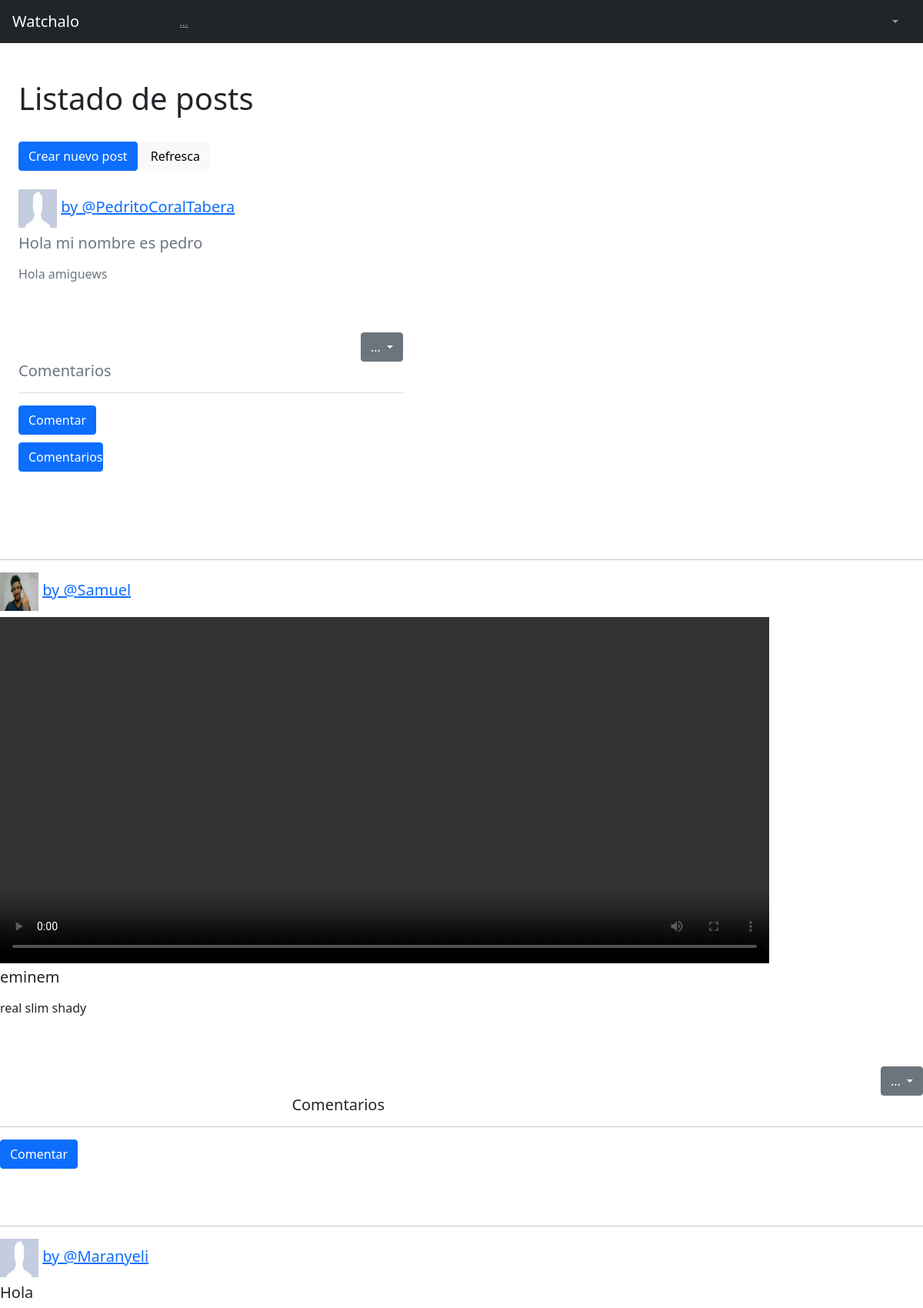
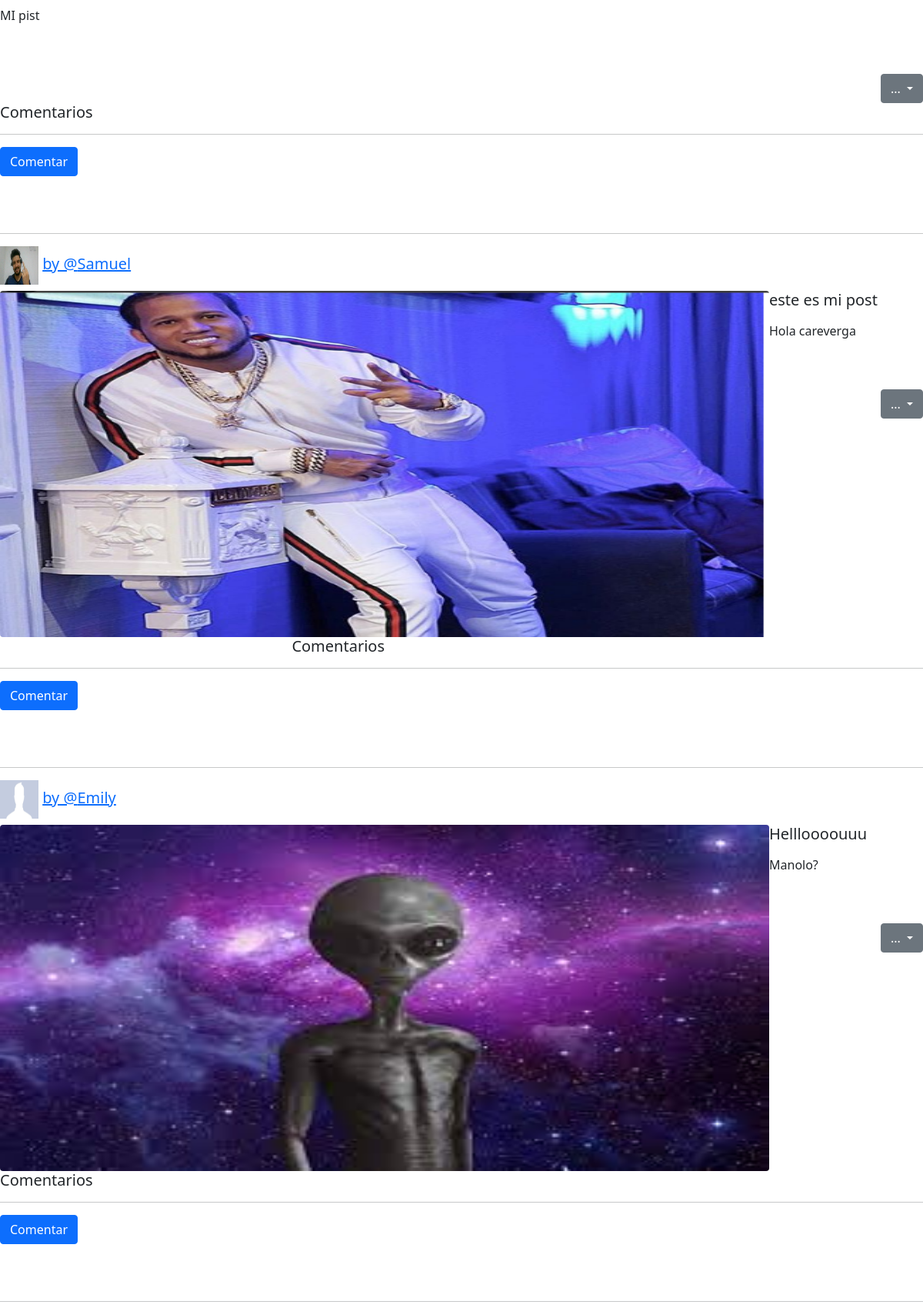
Page /Aplicacion1/Inicio/ (signed in, upper part) on the committed database (2 pictures, top to bottom).
### Aplicacion1/models.py (models this page shows, shortened)
class Post(models.Model):
    nombrePost = models.CharField(max_length=50, verbose_name = 'Titulo')
    CuerpoPost = RichTextField(blank = True, null = True, max_length=5000, verbose_name = 'Contenido')
    fechaPublicacion = models.DateTimeField(auto_now_add=True)
    user = models.ForeignKey(User,blank=True,null=True, on_delete=models.CASCADE, related_name = "posts")
    imagen = models.ImageField(blank = True, null = True, upload_to="images/", verbose_name="Subir imagen")
    video = models.FileField(blank = True, null = True, upload_to="videos/", verbose_name="Subir video")
    likes = models.ManyToManyField(User, related_name="likes", blank = True)
    dislikes = models.ManyToManyField(User, related_name="dislikes", blank = True)

class Perfil(models.Model):
    user = models.OneToOneField(User, blank=True,null=True,on_delete=models.CASCADE)
    perfilImagen = models.ImageField(default='default_perfil.jpg')

### Aplicacion1/views.py (the view)
# urls.py: path('Inicio/', Inicio.as_view(), name='Inicio'),
class Inicio(LoginRequiredMixin,ListView):
    model = Post
    queryset = Post.objects.all().order_by('-fechaPublicacion')
    template_name = 'Aplicacion1/Inicio.html'

### Aplicacion1/templates/Aplicacion1/Inicio.html (shortened to what this page needs)
{% extends "Aplicacion1/Padre.html" %}
{% load static %}
{% block seccion_nombre %}
<h1>Listado de posts
</h1>
<br>
<a href="{% url 'Aplicacion1:PostCrear' %}"><button type="button" class="btn btn-primary">Crear nuevo post</button></a>
<a href="{% url 'Aplicacion1:Inicio' %}"><button type="button" class="btn btn-light">Refresca</button></a>
<br>
<br>
{% endblock %}
{% block cuerpo %}
{% for posts in object_list %}
<h5><img src="{{posts.user.perfil.perfilImagen.url }}" alt="" width="50" height="50" > <a href="{% url 'Aplicacion1:perfil' posts.user.username %}"> by @{{ posts.user.username}} </a></h5>
<div>
    {% if posts.imagen %}
      <img src="{{ posts.imagen.url }}" class="rounded float-start" alt="..."
      width="1000" height="450">
    {% endif %}
    {% if posts.video %}
      <video width="1000" height="450" class="embed-responsive embed-responsive-16by9" controls="controls">
        <source src="{{ posts.video.url }}" type="video/mp4"/>
      </video>
    {% endif %}
    <div>
      <h5>{{ posts.nombrePost }}</h5>
      <p>{{ posts.CuerpoPost |safe}}</p>
      <br><br>
      <div style="text-align: right">
        {% if user.id == posts.user.id %}
        <div class="dropdown">
            <a class="btn btn-secondary dropdown-toggle" href="#" role="button" id="dropdownMenuLink" data-bs-toggle="dropdown" aria-expanded="false">
              ...
            </a>
        {% else %}
        <a class="btn btn-secondary dropdown-toggle" href="#" role="button" id="dropdownMenuLink" data-bs-toggle="dropdown" aria-expanded="false">
          ...
        </a>
          </div>
        {% endif %}
          <h5 style = "width:500px; float: center">Comentarios</h5>
          <hr>
          {% if not posts.comments.all %}
          <a style = "width:60px; float: left" href="{% url 'Aplicacion1:add_comentario' posts.pk %}">
            <button type="button" class="btn btn-primary">Comentar</button>
          </a>
          <br><br>
          {% else %}
            <a style = "width:60px; float: left" href="{% url 'Aplicacion1:add_comentario' posts.pk %}">
              <button type="button" class="btn btn-primary">Comentar</button>
            </a>
            <br><br>
            <p>
              <a style = "width:110px; float: left" class="btn btn-primary" data-bs-toggle="collapse" href="#collapseExample" role="button" aria-expanded="false" aria-controls="collapseExample">
                Comentarios
              </a>
              <br><br>
            </p>
          {% endif %}
    </div>
    </div>
  </div>
<br>
<br>
<strong><hr></strong>
{% endfor %}
{% endblock %}

### Aplicacion1/templates/Aplicacion1/Padre.html (shortened to what this page needs)
<!DOCTYPE html>
<html lang="en">
    <head>
        {% load static %}
        <link href="{% static 'Aplicacion1/js/datatables-simple-demo.js' %}" rel="stylesheet" />
        <link href="{% static 'Aplicacion1/css/styles.css' %}" rel="stylesheet" />
    </head>
    <body class="sb-nav-fixed sb-sidenav-toggled">
        <nav class="sb-topnav navbar navbar-expand navbar-dark bg-dark">
            <a class="navbar-brand ps-3" href="{% url 'Aplicacion1:Inicio' %}">Watchalo</a>
            {% if request.user.is_authenticated %}
                <button class="btn btn-link btn-sm order-1 order-lg-0 me-4 me-lg-0" id="sidebarToggle" href="#!"><i class="fas fa-bars">...</i></button>
            {% endif %}
            {% block logueos%}
            <ul class="navbar-nav ms-auto ms-md-0 me-3 me-lg-4">
                <li class="nav-item dropdown">
                    <a class="nav-link dropdown-toggle" id="navbarDropdown" href="#" role="button" data-bs-toggle="dropdown" aria-expanded="false"></a>
                </li>
            </ul>
            {% endblock %}
        </nav>
        <div id="layoutSidenav">
            <div id="layoutSidenav_content">
                <main>
                    <div class="container-fluid px-4">
                        <h1 class="mt-4">
                            {% block seccion_nombre %}
                            {% endblock %}
                        </h1>
                        <ol class="breadcrumb mb-4">
                            <li class="breadcrumb-item active">
                                {% block cuerpo %}
                                {% endblock %}</li>
                </main>
            </div>
        </div>
    </body>
</html>

### rows in the picture
Post: user.perfil.perfilImagen (placeholder picture), user.username "PedritoCoralTabera", nombrePost "Hola mi nombre es pedro", CuerpoPost "Hola amiguews"
Post: user.perfil.perfilImagen (picture), user.username "Samuel", nombrePost "eminem", CuerpoPost "real slim shady", shows "Comentar"
Post: user.perfil.perfilImagen (placeholder picture), user.username "Maranyeli", nombrePost "Hola", CuerpoPost "MI pist", shows "Comentar"
Post: user.perfil.perfilImagen (picture), user.username "Samuel", imagen (picture), nombrePost "este es mi post", CuerpoPost "Hola careverga", shows "Comentar"
Post: user.perfil.perfilImagen (placeholder picture), user.username "Emily", imagen (picture), nombrePost "Hellloooouuu", CuerpoPost "Manolo?", shows "Comentar"
